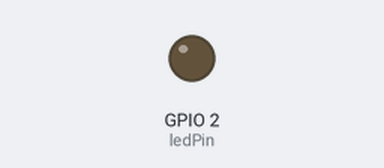
The sketch below on a simulated ESP32. Shown: output pins drawn as LEDs (lit = HIGH). What the sketch prints to the serial monitor is not drawn.

Above: at 1.2 s.
At 9.3 s:
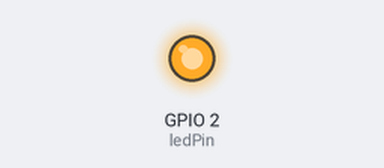
Timing chart, 0 to 9.8 s (numbered marks = the images above):
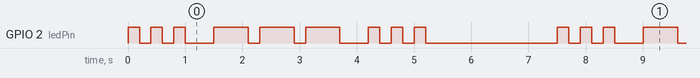

The sketch:

lab02_sos.ino
```cpp
// SOS求救信号模式 — 基于 lab02 LED 闪烁
// 摩尔斯电码：S = ··· (三个短闪)，O = −−− (三个长闪)
// 使用 ESP32 板载 LED (GPIO 2)

const int ledPin = 2;  // ESP32板载LED引脚

// 时间参数 (毫秒)
const int SHORT_ON  = 200;   // 短闪点亮时长 (S)
const int LONG_ON   = 600;   // 长闪点亮时长 (O)
const int GAP_OFF   = 200;   // 每次熄灭间隔
const int LETTER_GAP = 500;  // 字母间额外间隔
const int WORD_GAP   = 2000; // 单词间额外间隔 (SOS 信号重复间隔)

void setup() {
  Serial.begin(115200);
  pinMode(ledPin, OUTPUT);
  Serial.println("=== SOS 求救信号模式启动 ===");
}

// ---- 闪烁辅助函数 ----
// times: 闪烁次数
// onTime: 点亮时长(ms)
void flash(int times, int onTime, const char* label) {
  for (int i = 0; i < times; i++) {
    digitalWrite(ledPin, HIGH);
    Serial.printf("  [%s] 第%d闪 ON  (%dms)\n", label, i + 1, onTime);
    delay(onTime);

    digitalWrite(ledPin, LOW);
    Serial.printf("  [%s] 第%d闪 OFF (%dms)\n", label, i + 1, GAP_OFF);
    delay(GAP_OFF);
  }
}

void loop() {
  // ===== S: 三个短闪 =====
  Serial.println(">> S (短闪 ×3)");
  flash(3, SHORT_ON, "S");
  delay(LETTER_GAP - GAP_OFF);  // 补足字母间隔 (已含最后一次 GAP_OFF)

  // ===== O: 三个长闪 =====
  Serial.println(">> O (长闪 ×3)");
  flash(3, LONG_ON, "O");
  delay(LETTER_GAP - GAP_OFF);

  // ===== S: 三个短闪 =====
  Serial.println(">> S (短闪 ×3)");
  flash(3, SHORT_ON, "S");
  delay(LETTER_GAP - GAP_OFF);

  // ===== 单词结束，长间隔后重复 =====
  Serial.println("=== SOS 信号发送完毕，等待重复... ===\n");
  delay(WORD_GAP - GAP_OFF);
}
```

Measured:
- by itself, GPIO 2 (ledPin): repeats every 7.5 s: 2 × (LOW 0.20 s, HIGH 0.20 s), LOW 0.50 s, 2 × (HIGH 0.60 s, LOW 0.20 s), HIGH 0.60 s, LOW 0.50 s, 2 × (HIGH 0.20 s, LOW 0.20 s), HIGH 0.20 s, LOW 2.3 s, HIGH 0.20 s
- by itself, everything shown: repeats every 7.5 s, in 18 steps
